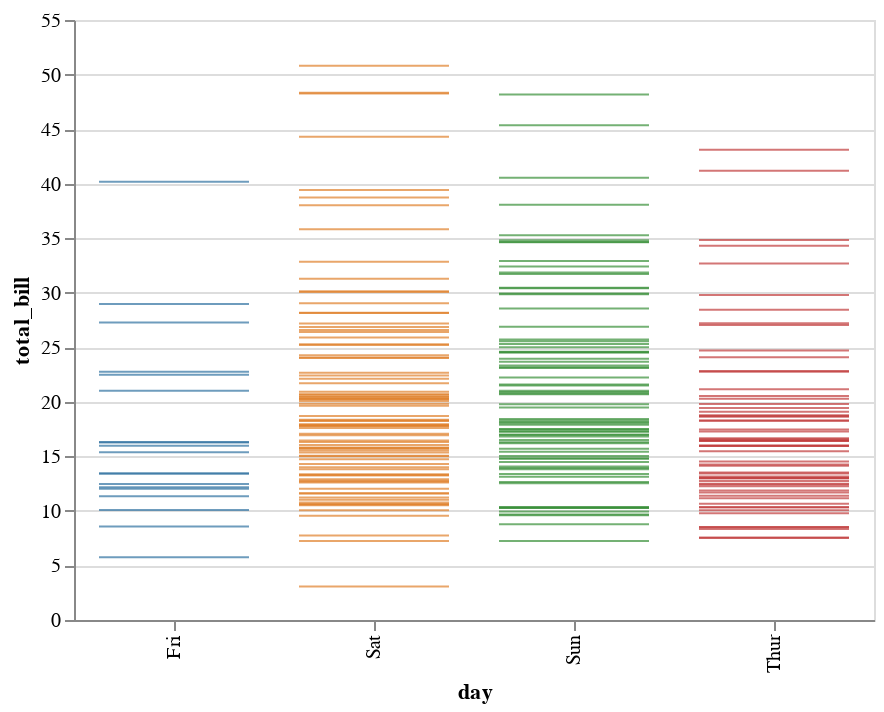

The code cell stored with this chart in its notebook:
### Code cell
display(salt.stripplot(x="day", y="total_bill", data=tips))
ax = sns.stripplot(x="day", y="total_bill", data=tips, jitter=0.05)

### Figure 1 — Vega-Lite specification as saved in the notebook (floating-point values rounded to 4 significant figures; data arrays with more than 128 entries replaced by an {"elided": "..."} marker saying what was removed)
{"$schema": "https://vega.github.io/schema/vega-lite/v2.4.1.json", "config": {"range": {"category": ["rgba(49,115,161,1)", "rgba(224,128,44,1)", "rgba(58,145,58,1)", "rgba(192,60,61,1)", "rgba(147,113,178,1)", "rgba(131,91,83,1)", "rgba(213,132,188,1)", "rgba(127,127,127,1)", "rgba(168,169,53,1)", "rgba(45,171,184,1)"]}, "view": {"height": 300, "width": 400}}, "data": {"values": {"elided": "244 records"}}, "encoding": {"color": {"field": "day", "legend": null, "type": "nominal"}, "x": {"field": "day", "type": "nominal"}, "y": {"field": "total_bill", "type": "quantitative"}}, "mark": "tick"}
